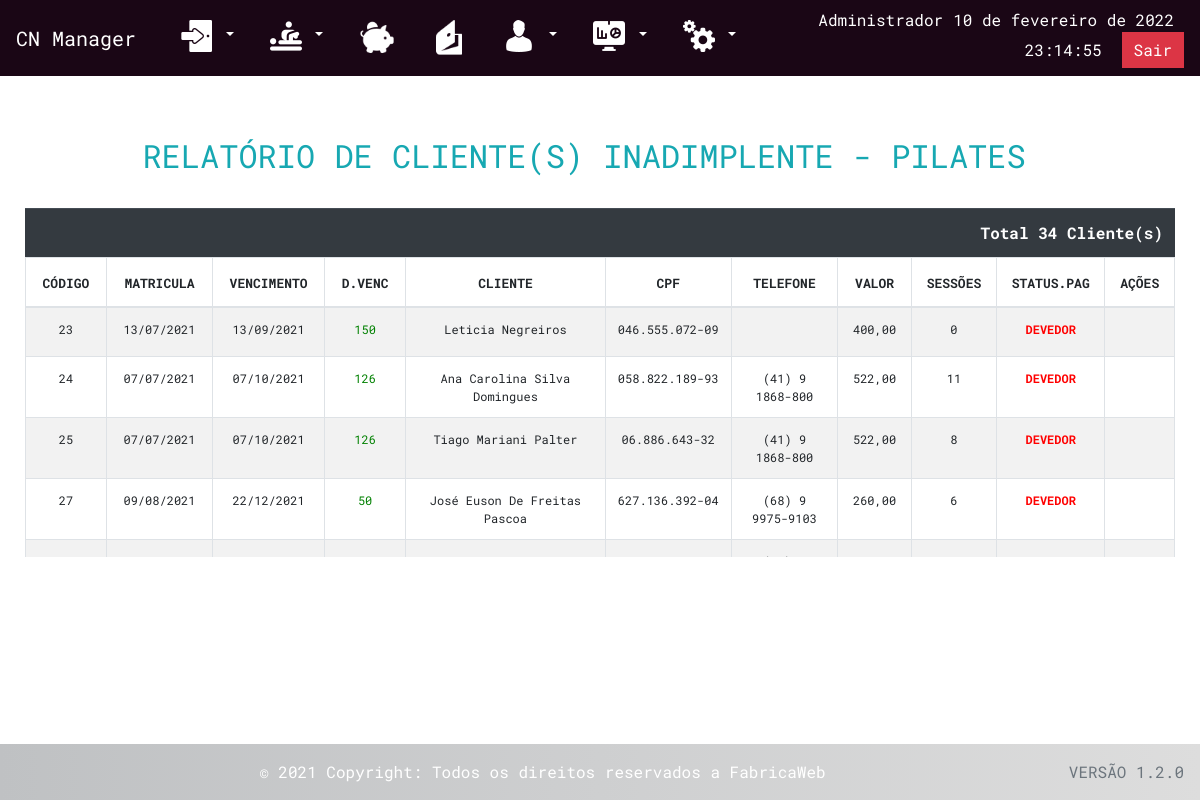
Page /FisioManager/relatorioPagamentoNaoPago_Pilates.php (signed in) on the committed database.
### tables this page shows
CREATE TABLE IF NOT EXISTS `cliente_pilates` (
  `idCliente_pilates` int(11) NOT NULL AUTO_INCREMENT,
  `dataInicio` date DEFAULT NULL,
  `dataFim` date DEFAULT NULL,
  `dataBloqueio` date DEFAULT NULL,
  `dataLiberacao` date DEFAULT NULL,
  `nome` varchar(100) NOT NULL,
  `cpf` varchar(15) DEFAULT NULL,
  `idade` varchar(50) DEFAULT NULL,
  `pc_valor` varchar(50) DEFAULT NULL,
  `profissao` varchar(100) DEFAULT NULL,
  `telefone` varchar(50) DEFAULT NULL,
  `endereco` varchar(200) DEFAULT NULL,
  `sessoes` int(11) DEFAULT NULL,
  `atestado` longtext,
  `descricao` longtext,
  `procedimento` varchar(100) DEFAULT NULL,
  `Pagamento_idPagamento` int(11) DEFAULT NULL,
  `Planos_idPlano` int(11) DEFAULT NULL,
  `status_pago` tinyint(1) DEFAULT '0',
  `status` tinyint(1) DEFAULT NULL,
  `disabled` tinyint(1) DEFAULT '1',
  `opcao1` int(11) NOT NULL DEFAULT '2',
  `opcao2` int(11) NOT NULL DEFAULT '2',
  `opcao3` int(11) NOT NULL DEFAULT '2',
  `opcao4` int(11) NOT NULL DEFAULT '2',
  `opcao5` int(11) NOT NULL DEFAULT '2',
  `opcao6` int(11) NOT NULL DEFAULT '2',
  `opcao7` int(11) NOT NULL DEFAULT '2',
  `opcao8` int(11) NOT NULL DEFAULT '2',
  `opcao9` int(11) NOT NULL DEFAULT '2',
  `opcao10` int(11) NOT NULL DEFAULT '2',
  `opcao11` int(11) NOT NULL DEFAULT '2',
  `opcao12` int(11) NOT NULL DEFAULT '2',
  `opcao13` int(11) NOT NULL DEFAULT '2',
  `opcao14` int(11) NOT NULL DEFAULT '2',
  `opcao15` int(11) NOT NULL DEFAULT '2',
  `opcao16` int(11) NOT NULL DEFAULT '2',
  `opcao17` int(11) NOT NULL DEFAULT '2',
  `opcao18` int(11) NOT NULL DEFAULT '2',
  `opcao19` int(11) NOT NULL DEFAULT '2',
  `opcao20` int(11) NOT NULL DEFAULT '2',
  `opcao21` int(11) NOT NULL DEFAULT '2',
  PRIMARY KEY (`idCliente_pilates`) USING BTREE,
  KEY `Pagamento_idPagamento` (`Pagamento_idPagamento`) USING BTREE
);

### FisioManager/relatorioPagamentoNaoPago_Pilates.php (the view, shortened to what this page needs)
<?php
		require_once "menu.php";
		if(!isset($_SESSION['id_usuario'])) {
			header("Location: index.php");
		} if(isset($_SESSION['id_usuario'])) {
?>
<div class="row" style="margin-left:10px; margin-top: 60px; margin-right: 10px;">
<div class="col-md-12">
				<div class="panel panel-default">
					<div class="panel-header">
						<div class="table-responsive">
							<table style="width:100%">
								<tbody>
									<tr>
										<td style="width: 100%; text-align:center;">
											<h2>RELATÓRIO DE CLIENTE(S) INADIMPLENTE - PILATES</h2><br>
										</td>
										<td style="width: 10%;">
											<a title ='Cadastrar Cliente'
												href='relatorioGeralPilatesPDF2.php' accesskey="R" target="_blank">
												<i class="bi bi-printer-fill" style="font-size: 2rem; margin-right:5px; float: right;"></i>
											</a>
										</td>
									</tr>
								</tbody>
							</table>
						</div>
					</div>
					<?php
					$buscaClienteQtd = $pdo->prepare("SELECT count(*) AS qtd FROM cliente_pilates WHERE status_pago = 0");
					$buscaClienteQtd->execute();
					$rowQtd = $buscaClienteQtd->fetchAll(PDO::FETCH_ASSOC);
					if(count($rowQtd) >= 1) {
						foreach ($rowQtd as $value) {
                    ?>
                        <table class="table table-dark" style="margin: 0px;">
                            <tr>
                                <th class="col-12" style="text-align: right;">Total <?php echo $value['qtd'] ?> Cliente(s)</th>
                            </tr>
                        </table>
                    <?php
						}
                        }
                    ?>
					<div class="panel-body" style="overflow: auto; width: 100%; height: 300px;">
						<div class="table-responsive">
							<table class="table table-striped table-bordered table-hover"
								   id="table-indexFluxo"
								   style="width: 100%">
								<thead>
									<tr>
                                        <th width="5%">
											<center><font size=2>CÓDIGO</font>
										</th>
                                        <th width="5%">
											<center><font size=2>MATRICULA</font>
										</th>
                                        <th width="5%">
											<center><font size=2>VENCIMENTO</font>
										</th>
										<th width="5%">
											<center><font size=2>D.VENC</font>
										</th>
										<th width="15%">
											<center><font size=2>CLIENTE</font>
										</th>
										<th width="8%">
											<center><font size=2>CPF</font>
										</th>
                                        <th width="8%">
											<center><font size=2>TELEFONE</font>
										</th>
										<th width="3%">
											<center><font size=2>VALOR</font>
										</th>
										<th width="3%">
											<center><font size=2>SESSÕES</font>
										</th>
										<th width="3%">
											<center><font size=2>STATUS.PAG</font>
										</th>
										<th width="3%">
											<center><font size=2>AÇÕES</font>
										</th>
									</tr>
								</thead>
								<tbody id="searchTable">
									<?php
									$buscaCliente = $pdo
									->prepare(
										"SELECT
											cp.idCliente_pilates AS codigo, cp.nome AS cliente, cp.cpf AS cpf,
											cp.dataInicio AS dt_inicio, cp.dataFim AS dt_fim, cp.profissao AS profissao, cp.sessoes AS sessoes,
											cp.status_pago AS pago, cp.pc_valor AS preco, DATEDIFF(CURDATE(), dataFim) AS qtdDias,
											cp.endereco AS endereco, cp.telefone AS tel
										FROM cliente_pilates cp
										WHERE cp.status_pago = 0"
									);
									$buscaCliente->execute();
									$row = $buscaCliente->fetchAll(PDO::FETCH_ASSOC);
									if(count($row) > 0) {
										foreach ($row as $key => $value) { $_SESSION['numRegistro'] = count($row); ?>
											<tr>
                                                <td alt="" style="font-size: 12px; text-align: center;"><?=$value['codigo']?></td>
                                                <td alt="" style="font-size: 12px; text-align: center;"><?=date('d/m/Y', strtotime($value['dt_inicio']))?></td>
												<td alt="" style="font-size: 12px; text-align: center;"><?=date('d/m/Y', strtotime($value['dt_fim']))?></td>
												<?php
												if(ltrim($value['qtdDias'], '-') <= 2 ) {
												?>
													<td style="font-size: 12px; text-align: center; color:red;" id="vencimento"><?= ltrim($value['qtdDias'], '-') ?></td>
												<?php
												} elseif(ltrim($value['qtdDias'], '-') > 2 ) {
												?>
													<td style="font-size: 12px; text-align: center; color:green;" id="vencimento"><?= ltrim($value['qtdDias'], '-') ?></td>
												<?php
												}
												?>
												<td alt="" style="font-size: 12px; text-align: center;"><?=ucwords($value['cliente'])?></td>
												<td style="font-size: 12px; text-align: center;" id="cpf"><?=$value['cpf']?></td>
                                                <td style="font-size: 12px; text-align: center;" id="tel"><?=$value['tel']?></td>
												<td style="font-size: 12px; text-align: center;" id="preco"><?=$value['preco']?></td>
												<td style="font-size: 12px; text-align: center;" id="sessoes"><?=$value['sessoes']?></td>
												<td style="font-size: 16px; text-align: center;">
													<?php
														if(($value['pago']) == 0){
													?>
														<div style="font-size: 12px; text-align: center; color:red;"><strong>DEVEDOR</strong></div>
													<?php
														} else {
													?>
														<div style="font-size: 12px; text-align: center; color:green;"><strong>PAGO</strong></div>
													<?php
														}
													?>
												</td>
												<td style="font-size: 16px; text-align: center; width:60px;">
                                                    <a title ='Editar Paciente' href='editCliente_Pilates.php?id=<?php echo $value['codigo']; ?>' data-confirm-edit='Tem certeza de que deseja editar esse item selecionado?' style="margin-left: 5px;">
														<i class="bi bi-pencil" style="color: #007FB9;"></i>
													</a>
                                                </td>
											</tr>
										<?php
										}
									}
									?>
								</tbody>
							</table>
						</div>
					</div>
                </div>
</div>
</div>
<?php } ?>
<?php require_once "footer.php"; ?>
</html>

### FisioManager/css/custom.css (style rules this page uses)
body { font-family: 'RobotoMono'; }
h2 { color: #17A8B2; }
@media (max-width: 1366px) { .panel-body { height: 450px; } }

### rows in the picture
cliente_pilates: idCliente_pilates "23", dataInicio "13/07/2021", dataFim "13/09/2021", qtdDias "150", nome "Leticia Negreiros", cpf "046.555.072-09", pc_valor "400,00", sessoes "0", status_pago "DEVEDOR"
cliente_pilates: idCliente_pilates "24", dataInicio "07/07/2021", dataFim "07/10/2021", qtdDias "126", nome "Ana Carolina Silva Domingues", cpf "058.822.189-93", telefone "(41) 9 1868-800", pc_valor "522,00", sessoes "11", status_pago "DEVEDOR"
cliente_pilates: idCliente_pilates "25", dataInicio "07/07/2021", dataFim "07/10/2021", qtdDias "126", nome "Tiago Mariani Palter", cpf "06.886.643-32", telefone "(41) 9 1868-800", pc_valor "522,00", sessoes "8", status_pago "DEVEDOR"
cliente_pilates: idCliente_pilates "27", dataInicio "09/08/2021", dataFim "22/12/2021", qtdDias "50", nome "José Euson De Freitas Pascoa", cpf "627.136.392-04", telefone "(68) 9 9975-9103", pc_valor "260,00", sessoes "6", status_pago "DEVEDOR"

### other values in the picture
$_SESSION["nome_usuario"] "Administrador"
$value['qtd'] "34"
